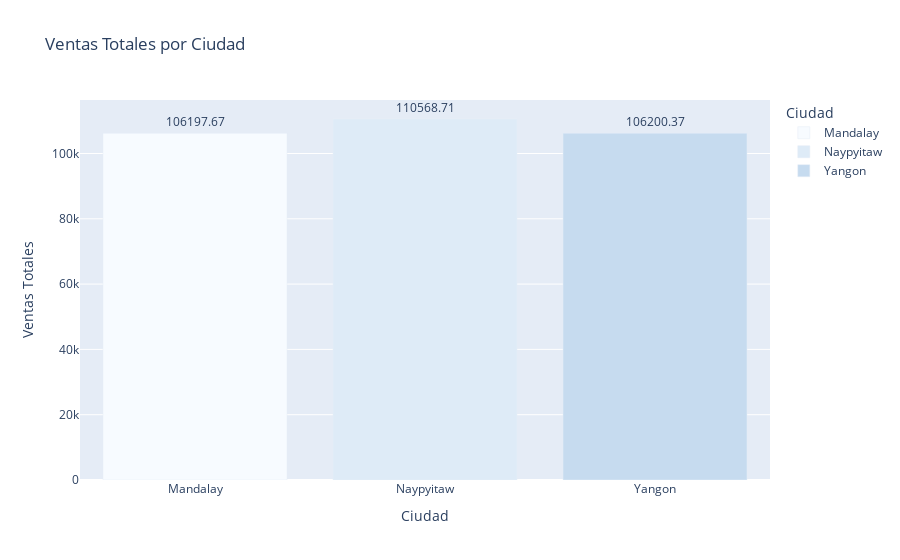

Notebook cell for this chart:
### Markdown cell above
### Venta Total por Ciudad

### Code cell
df_city_sales = df.groupby('City', as_index=False)['Total'].sum()

fig = px.bar(
    df_city_sales,
    x='City',
    y='Total',
    title='Ventas Totales por Ciudad',
    labels={'Total': 'Ventas Totales', 'City': 'Ciudad'},
    color='City',
    text='Total',
    color_discrete_sequence=px.colors.sequential.Blues
)

fig.update_traces(texttemplate='%{text:.2f}', textposition='outside')
fig.update_layout(uniformtext_minsize=8, uniformtext_mode='hide')
fig.show()

### Figure 1 — Plotly figure (JSON) as saved in the notebook; plotly's stock layout.template omitted (floating-point values rounded to 4 significant figures)
{"data": [{"alignmentgroup": "True", "hovertemplate": "Ciudad=%{x}<br>Ventas Totales=%{text}<extra></extra>", "legendgroup": "Mandalay", "marker": {"color": "rgb(247,251,255)", "pattern": {"shape": ""}}, "name": "Mandalay", "offsetgroup": "Mandalay", "orientation": "v", "showlegend": true, "text": [106200.0], "textposition": "outside", "texttemplate": "%{text:.2f}", "type": "bar", "x": ["Mandalay"], "xaxis": "x", "y": [106200.0], "yaxis": "y"}, {"alignmentgroup": "True", "hovertemplate": "Ciudad=%{x}<br>Ventas Totales=%{text}<extra></extra>", "legendgroup": "Naypyitaw", "marker": {"color": "rgb(222,235,247)", "pattern": {"shape": ""}}, "name": "Naypyitaw", "offsetgroup": "Naypyitaw", "orientation": "v", "showlegend": true, "text": [110600.0], "textposition": "outside", "texttemplate": "%{text:.2f}", "type": "bar", "x": ["Naypyitaw"], "xaxis": "x", "y": [110600.0], "yaxis": "y"}, {"alignmentgroup": "True", "hovertemplate": "Ciudad=%{x}<br>Ventas Totales=%{text}<extra></extra>", "legendgroup": "Yangon", "marker": {"color": "rgb(198,219,239)", "pattern": {"shape": ""}}, "name": "Yangon", "offsetgroup": "Yangon", "orientation": "v", "showlegend": true, "text": [106200.0], "textposition": "outside", "texttemplate": "%{text:.2f}", "type": "bar", "x": ["Yangon"], "xaxis": "x", "y": [106200.0], "yaxis": "y"}], "layout": {"barmode": "relative", "legend": {"title": {"text": "Ciudad"}, "tracegroupgap": 0}, "title": {"text": "Ventas Totales por Ciudad"}, "uniformtext": {"minsize": 8, "mode": "hide"}, "xaxis": {"anchor": "y", "categoryarray": ["Mandalay", "Naypyitaw", "Yangon"], "categoryorder": "array", "domain": [0, 1], "title": {"text": "Ciudad"}}, "yaxis": {"anchor": "x", "domain": [0, 1], "title": {"text": "Ventas Totales"}}}}
